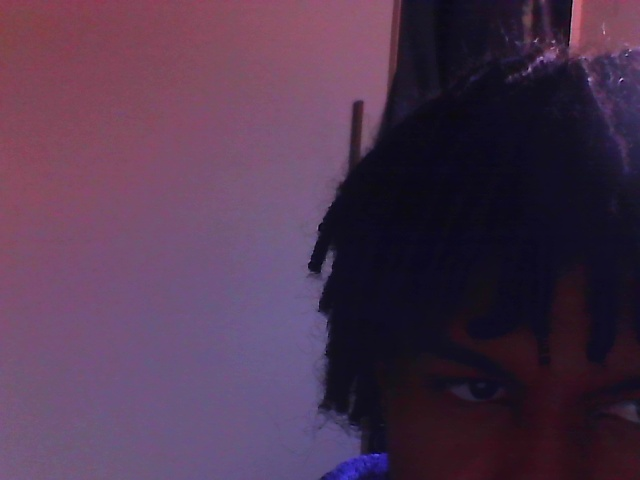
#> input picture imagens/122.561.319-12/122.561.319-12_1.jpg, 640 x 480 px, given in place of the camera
$ python reconhecimento.py
#> lines starting #> are read from the running program, lines starting #| are printed output that depends on the picture
import cv2
import os

# Pasta onde as imagens serão salvas
pasta_destino = "C:\\Users\\Samuel\\Documents\\reconhece"
if not os.path.exists(pasta_destino):
    os.makedirs(pasta_destino)

# Inicialize a câmera (0 é o índice da câmera, pode variar dependendo do sistema)
camera = cv2.VideoCapture(0)

# Carregue o classificador de rosto pré-treinado
classificador_faces = cv2.CascadeClassifier(cv2.data.haarcascades + 'haarcascade_frontalface_default.xml')

# Encontre o número sequencial baseado nas imagens existentes na pasta
contador_sequencial = 0
imagens_na_pasta = os.listdir(pasta_destino)

if imagens_na_pasta:
    numeros_sequenciais = [int(imagem.split("_")[1].split(".")[0]) for imagem in imagens_na_pasta]
    contador_sequencial = max(numeros_sequenciais) + 1

capturou_foto = False

while not capturou_foto:
    # Capture um quadro da câmera
    ret, frame = camera.read()
#> frame is the input picture: shape (480, 640, 3); mean B, G, R 78.2, 53.1, 78.3

    # Converta o quadro para escala de cinza
    frame_cinza = cv2.cvtColor(frame, cv2.COLOR_BGR2GRAY)
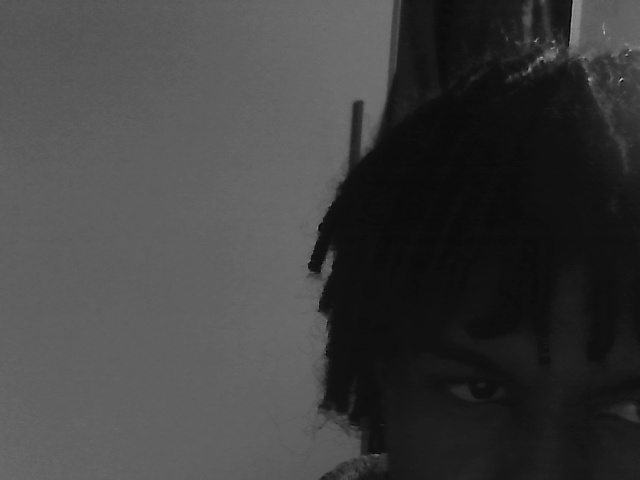
#> frame_cinza: shape (480, 640); min 3, max 193, mean 63.5

    # Detecte rostos no quadro
    rostos = classificador_faces.detectMultiScale(frame_cinza, scaleFactor=1.1, minNeighbors=5, minSize=(30, 30))
#> rostos = ()

    for (x, y, w, h) in rostos:
        # Recorte o rosto
        rosto_recortado = frame[y:y + h, x:x + w]

        # Gere o nome do arquivo para a foto com base no contador sequencial
        nome_arquivo = f"rosto_{contador_sequencial}.png"

        # Salve a imagem do rosto na pasta de destino
        caminho_salvar = os.path.join(pasta_destino, nome_arquivo)
        cv2.imwrite(caminho_salvar, rosto_recortado)
        print(f"Rosto recortado e salvo em {caminho_salvar}")

        contador_sequencial += 1
        capturou_foto = True
#> this loop made 0 passes
#> after the loop, contador_sequencial = 0

# Libere a câmera
camera.release()
